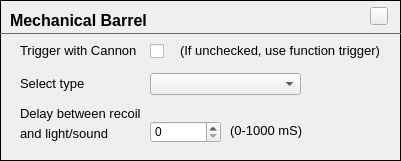
               <widget class="FrameContent" name="frmMechanicalBarrel">
                <property name="geometry">
                 <rect>
                  <x>10</x>
                  <y>220</y>
                  <width>401</width>
                  <height>161</height>
                 </rect>
                </property>
                <property name="frameShape">
                 <enum>QFrame::Box</enum>
                </property>
                <property name="frameShadow">
                 <enum>QFrame::Plain</enum>
                </property>
                <widget class="QLabel" name="lblRecoilDelay3">
                 <property name="geometry">
                  <rect>
                   <x>230</x>
                   <y>120</y>
                   <width>81</width>
                   <height>21</height>
                  </rect>
                 </property>
                 <property name="font">
                  <font>
                   <pointsize>10</pointsize>
                  </font>
                 </property>
                 <property name="text">
                  <string>(0-1000 mS)</string>
                 </property>
                </widget>
                <widget class="QSpinBox" name="spinRecoilDelay">
                 <property name="geometry">
                  <rect>
                   <x>150</x>
                   <y>121</y>
                   <width>71</width>
                   <height>22</height>
                  </rect>
                 </property>
                 <property name="maximum">
                  <number>1000</number>
                 </property>
                 <property name="value">
                  <number>0</number>
                 </property>
                </widget>
                <widget class="QLabel" name="lblRecoilDelay1">
                 <property name="geometry">
                  <rect>
                   <x>20</x>
                   <y>103</y>
                   <width>131</width>
                   <height>21</height>
                  </rect>
                 </property>
                 <property name="font">
                  <font>
                   <pointsize>10</pointsize>
                  </font>
                 </property>
                 <property name="text">
                  <string>Delay between recoil </string>
                 </property>
                </widget>
                <widget class="QLabel" name="lblMechBarrelType">
                 <property name="geometry">
                  <rect>
                   <x>20</x>
                   <y>73</y>
                   <width>81</width>
                   <height>21</height>
                  </rect>
                 </property>
                 <property name="font">
                  <font>
                   <pointsize>10</pointsize>
                  </font>
                 </property>
                 <property name="text">
                  <string>Select type </string>
                 </property>
                </widget>
                <widget class="QLabel" name="lblRecoilDelay2">
                 <property name="geometry">
                  <rect>
                   <x>20</x>
                   <y>123</y>
                   <width>121</width>
                   <height>21</height>
                  </rect>
                 </property>
                 <property name="font">
                  <font>
                   <pointsize>10</pointsize>
                  </font>
                 </property>
                 <property name="text">
                  <string>and light/sound</string>
                 </property>
                </widget>
                <widget class="QComboBox" name="cboMechBarrelType">
                 <property name="geometry">
                  <rect>
                   <x>150</x>
                   <y>73</y>
                   <width>151</width>
                   <height>22</height>
                  </rect>
                 </property>
                </widget>
                <widget class="HelpButton" name="hpbBarrel">
                 <property name="geometry">
                  <rect>
                   <x>370</x>
                   <y>7</y>
                   <width>18</width>
                   <height>18</height>
                  </rect>
                 </property>
                 <property name="maximumSize">
                  <size>
                   <width>18</width>
                   <height>18</height>
                  </size>
                 </property>
                 <property name="text">
                  <string/>
                 </property>
                </widget>
                <widget class="QLabel" name="label_297">
                 <property name="geometry">
                  <rect>
                   <x>10</x>
                   <y>10</y>
                   <width>171</width>
                   <height>21</height>
                  </rect>
                 </property>
                 <property name="font">
                  <font>
                   <family>MS Shell Dlg 2</family>
                   <pointsize>12</pointsize>
                   <weight>75</weight>
                   <bold>true</bold>
                  </font>
                 </property>
                 <property name="styleSheet">
                  <string notr="true"/>
                 </property>
                 <property name="text">
                  <string>Mechanical Barrel</string>
                 </property>
                </widget>
                <widget class="QFrame" name="frame_17">
                 <property name="geometry">
                  <rect>
                   <x>0</x>
                   <y>23</y>
                   <width>401</width>
                   <height>20</height>
                  </rect>
                 </property>
                 <property name="styleSheet">
                  <string notr="true">color: #666;</string>
                 </property>
                 <property name="frameShape">
                  <enum>QFrame::HLine</enum>
                 </property>
                 <property name="frameShadow">
                  <enum>QFrame::Plain</enum>
                 </property>
                </widget>
                <widget class="QLabel" name="label_298">
                 <property name="geometry">
                  <rect>
                   <x>20</x>
                   <y>40</y>
                   <width>121</width>
                   <height>21</height>
                  </rect>
                 </property>
                 <property name="font">
                  <font>
                   <pointsize>10</pointsize>
                  </font>
                 </property>
                 <property name="text">
                  <string>Trigger with Cannon</string>
                 </property>
                </widget>
                <widget class="QCheckBox" name="chkEnableMechBarrel">
                 <property name="geometry">
                  <rect>
                   <x>150</x>
                   <y>42</y>
                   <width>21</width>
                   <height>18</height>
                  </rect>
                 </property>
                 <property name="text">
                  <string/>
                 </property>
                </widget>
                <widget class="QLabel" name="label_312">
                 <property name="geometry">
                  <rect>
                   <x>180</x>
                   <y>40</y>
                   <width>201</width>
                   <height>21</height>
                  </rect>
                 </property>
                 <property name="font">
                  <font>
                   <pointsize>10</pointsize>
                  </font>
                 </property>
                 <property name="text">
                  <string>(If unchecked, use function trigger)</string>
                 </property>
                </widget>
               </widget>
